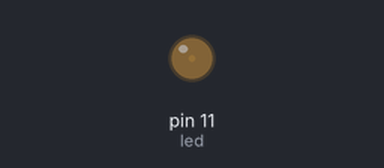
Bench run of a sketch on a simulated Arduino Uno, built with avr-gcc and run on an emulated ATmega328P. Parts: output pins drawn as LEDs (lit = HIGH).

Above: at 0.05 s.
At 1.15 s:
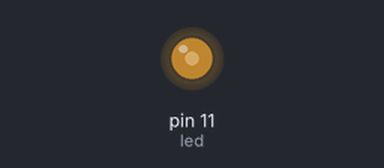
At 2.3 s:
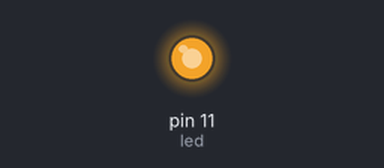
At 4.55 s:
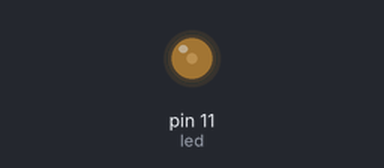
Timing chart, 0 to 6.7 s (numbered marks = the images above):
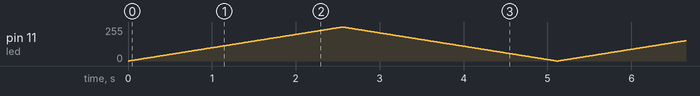

The sketch:

LED2.ino
```cpp
/*
  *File        : analog led
  *Information : using led with resistor by pwm to make it analog
  *Autor       : Ahmed Mostafa El Gendy
  *Date        : 25 / 4 / 2023
 */
#define led 11
int i = 0 ;
int j = 255 ;
void setup() {
  // put your setup code here, to run once:
pinMode(led , OUTPUT);
}

void loop() {
  // put your main code here, to run repeatedly:
for(i=0;i<255;i++)
{
  analogWrite(led,i);
  delay(10);
}
  for(j=255;j>=0;j--)
  {
  analogWrite(led,j);
  delay(10);
  }
}
```
